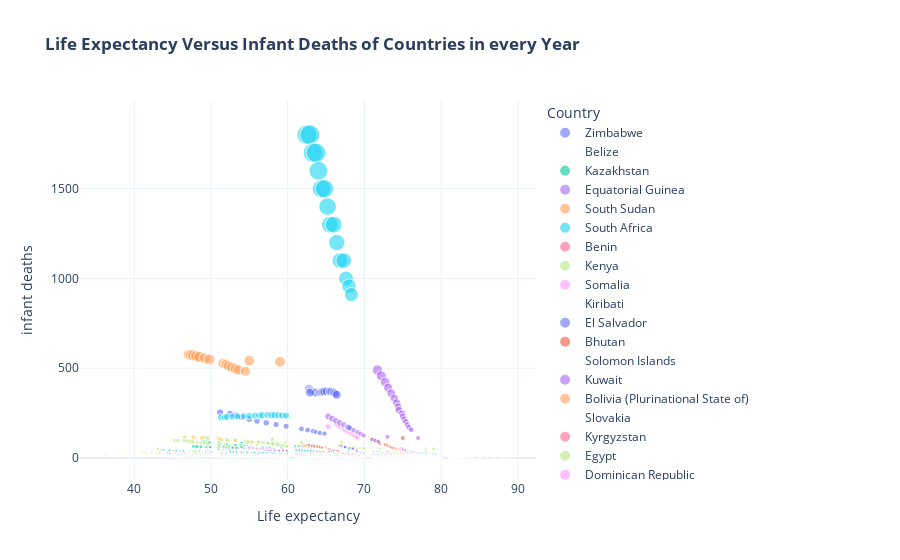

Here is the notebook cell this chart was saved with:
### Code cell
px.scatter(df.sort_values(by='Year'),y='infant deaths',x='Life expectancy ',template='plotly_white',size='infant deaths',color='Country',opacity=0.6,title='<b>Life Expectancy Versus Infant Deaths of Countries in every Year')
